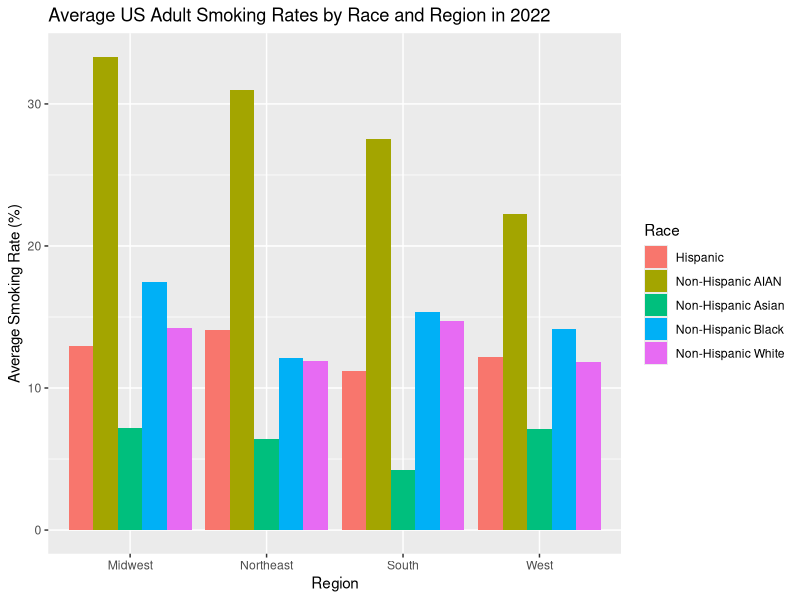
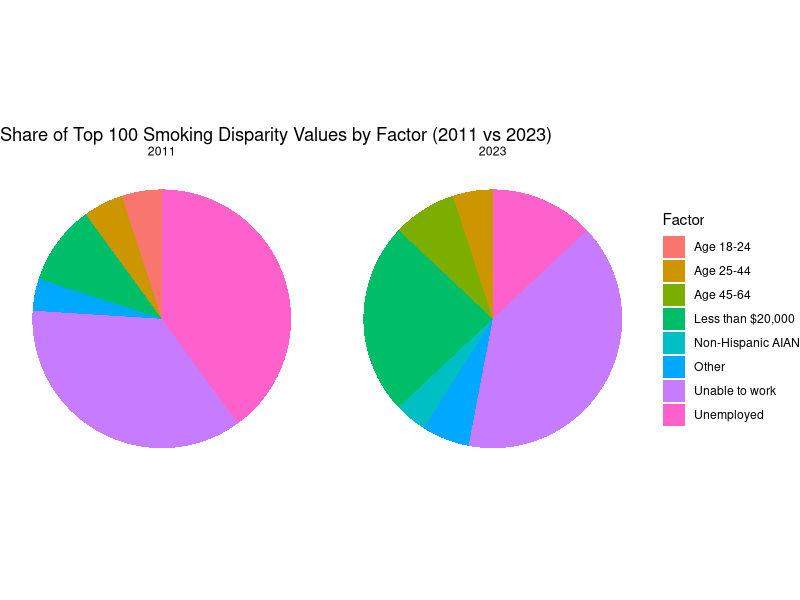
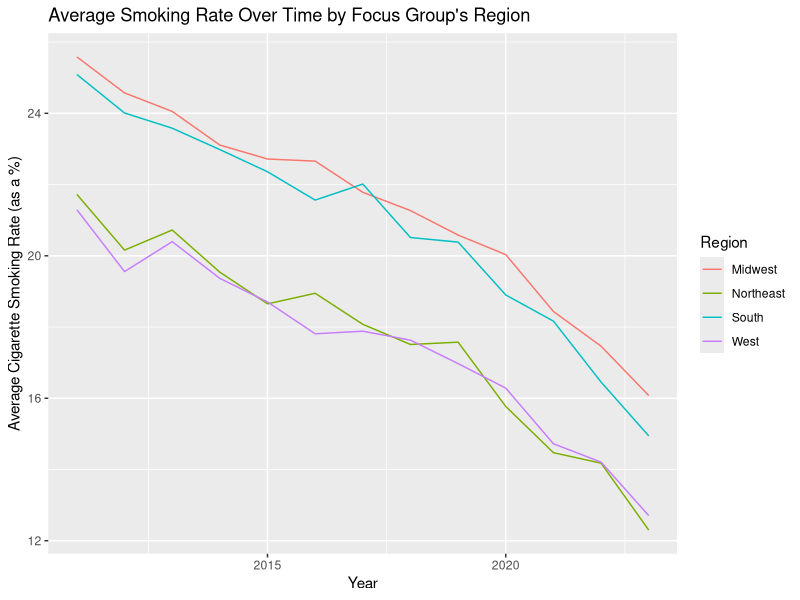
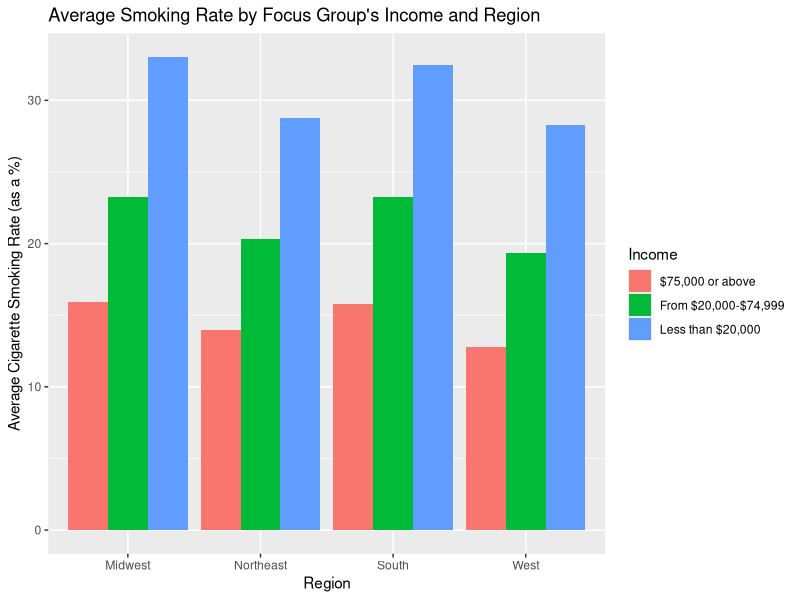
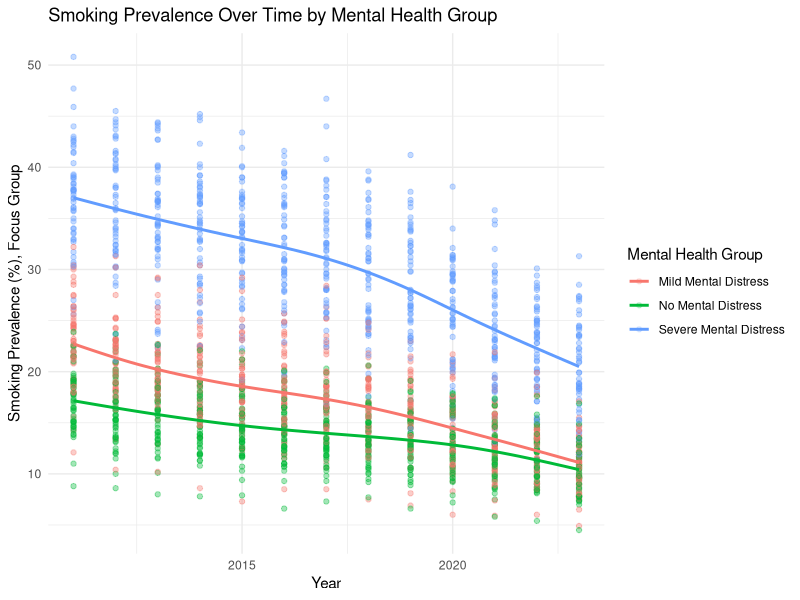

Here is the R script that generated these plots, in order:
## ---- chunk 1
knitr::opts_chunk$set(echo = TRUE)
library(tidyverse)

## ---- chunk 2

age <- read_csv("data/Age-Related_Disparities_in_Cigarette_Smoking_Among_Adults_20251101.csv")

employment <- read_csv("data/Employment-Related_Disparities_in_Cigarette_Smoking_Among_Adults_20251101.csv")

income <- read_csv("data/Income-Related_Disparities_in_Cigarette_Smoking_Among_Adults_20251101.csv")

m_health <- read_csv("data/Mental_Health-Related_Disparities_in_Cigarette_Smoking_Among_Adults_20251101.csv")

race <- read_csv("data/Race_and_Ethnic_Disparities_in_Cigarette_Smoking_Among_Adults_20251101.csv")

## ---- chunk 3
# Merging all tables into one. This only requires bind_rows since all variable names are the same across all five tables.

tobacco_chr <- bind_rows(age, employment, income, m_health, race)
## ---- chunk 4
# Converting quantitative variables to numeric datatypes

tobacco <- tobacco_chr |>
  mutate(across(c(`Cigarette Use Prevalence % (Focus group)`,
                   `Cigarette Use Prevalence % (Reference group)`,
                   `Disparity Value`),
                as.numeric))
## ---- chunk 5
n_distinct(tobacco$`Tobacco Use`)

# The "tobacco use" column is useless since it only says "Cigarette Use Among Adults". Therefore let's get rid of it.
tobacco <- tobacco |>
  select(-`Tobacco Use`)
## ---- chunk 6
tobacco <- tobacco |>
  group_by(`Year`,
           `State`,
           `Demographic`,
           `Comparing (Focus group)`,
           `Cigarette Use Prevalence % (Focus group)`)|>
  mutate(`Mean Disparity Value (Focus Group)` = mean(`Disparity Value`))

# Creating a new column which assigns each state to a designated region based on the Census Regions and Divisions of the United States.

tobacco_region <- tobacco |>
  mutate(
    region = case_when(
      State %in% c(
        "Maine","New Hampshire","Vermont","Massachusetts","Rhode Island","Connecticut",
        "New York","New Jersey","Pennsylvania"
      ) ~ "Northeast",
      
      State %in% c(
        "Ohio","Indiana","Illinois","Michigan","Wisconsin",
        "Minnesota","Iowa","Missouri","North Dakota","South Dakota","Nebraska","Kansas"
      ) ~ "Midwest",
      
      State %in% c(
        "Delaware","Maryland","District of Columbia","Virginia","West Virginia",
        "North Carolina","South Carolina","Georgia","Florida",
        "Kentucky","Tennessee","Mississippi","Alabama",
        "Oklahoma","Texas","Arkansas","Louisiana"
      ) ~ "South",
      
      State %in% c(
        "Idaho","Montana","Wyoming","Nevada","Utah","Colorado","Arizona","New Mexico",
        "Alaska","Washington","Oregon","California","Hawaii"
      ) ~ "West",))

tobacco_region

#To check for NA values.
tobacco_region |>
  filter(is.na(region))
## ---- chunk 7

tobacco_region |>
  filter(Year == 2022, Demographic == "Race and Ethnicity") |>
 
  group_by(Race = `Comparing (Focus group)`, region) |>
  summarize(race_mean = mean(`Cigarette Use Prevalence % (Focus group)`, na.rm = TRUE)) |>
 
  ggplot(aes(x = region, y = race_mean, fill = Race)) + geom_col(position = "dodge") +
  labs(title = "Average US Adult Smoking Rates by Race and Region in 2022",
       x = "Region", y = "Average Smoking Rate (%)", fill = "Race")

## ---- chunk 8

tobacco_region |>
  ungroup() |>
  filter(Year %in% c(2011, 2023)) |>
  select(Year, `Comparing (Focus group)`, `Disparity Value`) |>
  drop_na(`Disparity Value`) |>
  group_by(Year) |>
  slice_max(`Disparity Value`, n = 100, with_ties = F) |>
  add_count(`Comparing (Focus group)`, name = "n_fg") |>
  mutate(FocusGroup2 = ifelse(n_fg <= 3,
                              "Other",
                              `Comparing (Focus group)`)) |>
  ggplot(aes(x = "", fill = FocusGroup2)) +
  geom_bar(width = 1) +
  coord_polar(theta = "y") +
  facet_wrap(~ Year) +
  labs(title = "Share of Top 100 Smoking Disparity Values by Factor (2011 vs 2023)",
      x = NULL, y = NULL,
      fill = "Factor") +
  theme_void()
## ---- chunk 9
tobacco_region |> group_by(`Year`, region) |> 
  summarize(avg = mean(`Cigarette Use Prevalence % (Focus group)`, na.rm = T)) |>
  
  ggplot() + geom_line(aes(x = `Year`, 
                           y = avg, color = region)) +
    labs(title = "Average Smoking Rate Over Time by Focus Group's Region",
         y = "Average Cigarette Smoking Rate (as a %)",
         color = "Region")
## ---- chunk 10
tobacco_region |> filter(`Demographic` == "Income") |> group_by(`Comparing (Focus group)`, `region`) |>
  summarize(avg = mean(`Cigarette Use Prevalence % (Focus group)`, na.rm = T)) |>
  
  ggplot(aes(fill = `Comparing (Focus group)`, y = avg, x = region)) + geom_col(position = "dodge") +
    labs(title = "Average Smoking Rate by Focus Group's Income and Region",
         x = "Region",
         y = "Average Cigarette Smoking Rate (as a %)",
         fill = "Income")
## ---- chunk 11
# Convert smoking prevalence to numeric (as in your PDF)
m_health_numeric <- m_health %>%
  mutate(
    `Cigarette Use Prevalence % (Focus group)` =
      as.numeric(`Cigarette Use Prevalence % (Focus group)`)
  )

# Create scatterplot
ggplot(
  m_health_numeric,
  aes(
    x = Year,
    y = `Cigarette Use Prevalence % (Focus group)`,
    color = `Comparing (Focus group)`  # mental health category
  )
) +
  geom_point(alpha = 0.2) +
  geom_smooth(se = FALSE) +   # optional trend lines
  labs(
    title = "Smoking Prevalence Over Time by Mental Health Group",
    x = "Year",
    y = "Smoking Prevalence (%), Focus Group",
    color = "Mental Health Group"
  ) +
  theme_minimal()
## ---- chunk 12
